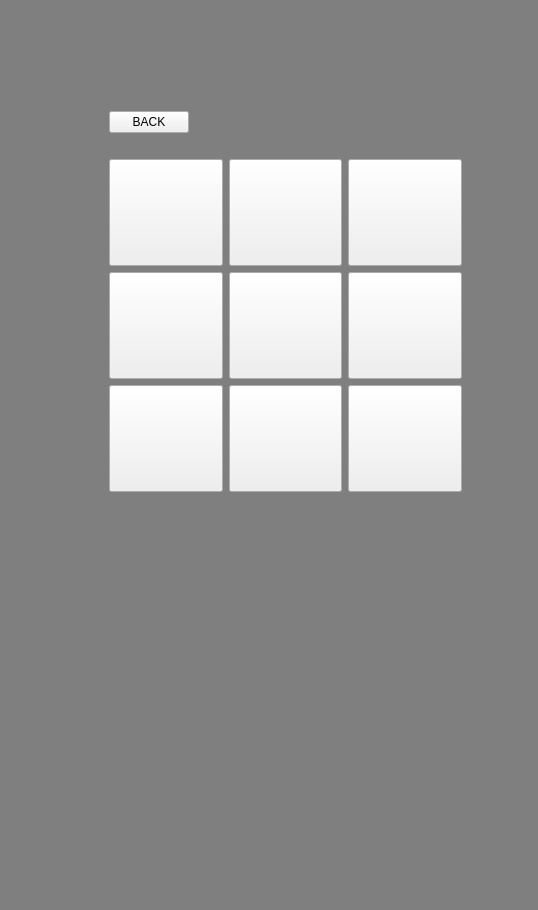
<?xml version="1.0" encoding="UTF-8"?>
<ui version="4.0">
 <class>DialogPop</class>
 <widget class="QWidget" name="DialogPop">
  <property name="geometry">
   <rect>
    <x>0</x>
    <y>0</y>
    <width>538</width>
    <height>910</height>
   </rect>
  </property>
  <property name="windowTitle">
   <string>Form</string>
  </property>
  <layout class="QGridLayout" name="gridLayout">
   <property name="leftMargin">
    <number>0</number>
   </property>
   <property name="topMargin">
    <number>0</number>
   </property>
   <property name="rightMargin">
    <number>0</number>
   </property>
   <property name="bottomMargin">
    <number>0</number>
   </property>
   <property name="spacing">
    <number>0</number>
   </property>
   <item row="0" column="0">
    <widget class="WidgetBg" name="wPopBg" native="true">
     <property name="minimumSize">
      <size>
       <width>0</width>
       <height>0</height>
      </size>
     </property>
     <property name="maximumSize">
      <size>
       <width>1920</width>
       <height>1920</height>
      </size>
     </property>
     <property name="styleSheet">
      <string notr="true">QWidget#wPopBg{background-color: rgba(0, 0, 0, 120);}</string>
     </property>
     <widget class="QWidget" name="widget" native="true">
      <property name="geometry">
       <rect>
        <x>100</x>
        <y>100</y>
        <width>371</width>
        <height>401</height>
       </rect>
      </property>
      <layout class="QVBoxLayout" name="verticalLayout">
       <item>
        <widget class="QWidget" name="widget_2" native="true">
         <property name="sizePolicy">
          <sizepolicy hsizetype="Preferred" vsizetype="Fixed">
           <horstretch>0</horstretch>
           <verstretch>0</verstretch>
          </sizepolicy>
         </property>
         <property name="minimumSize">
          <size>
           <width>0</width>
           <height>44</height>
          </size>
         </property>
         <layout class="QGridLayout" name="gridLayout_3">
          <item row="0" column="0">
           <widget class="QPushButton" name="btnBack">
            <property name="maximumSize">
             <size>
              <width>80</width>
              <height>16777215</height>
             </size>
            </property>
            <property name="text">
             <string>BACK</string>
            </property>
           </widget>
          </item>
          <item row="0" column="1">
           <spacer name="horizontalSpacer">
            <property name="orientation">
             <enum>Qt::Horizontal</enum>
            </property>
            <property name="sizeHint" stdset="0">
             <size>
              <width>40</width>
              <height>20</height>
             </size>
            </property>
           </spacer>
          </item>
         </layout>
        </widget>
       </item>
       <item>
        <widget class="QStackedWidget" name="stackedWidget">
         <widget class="QWidget" name="pagePicRun">
          <layout class="QGridLayout" name="gridLayout_2">
           <item row="1" column="2">
            <widget class="QPushButton" name="btn5">
             <property name="sizePolicy">
              <sizepolicy hsizetype="Minimum" vsizetype="Minimum">
               <horstretch>0</horstretch>
               <verstretch>0</verstretch>
              </sizepolicy>
             </property>
             <property name="text">
              <string/>
             </property>
            </widget>
           </item>
           <item row="0" column="2">
            <widget class="QPushButton" name="btn2">
             <property name="sizePolicy">
              <sizepolicy hsizetype="Minimum" vsizetype="Minimum">
               <horstretch>0</horstretch>
               <verstretch>0</verstretch>
              </sizepolicy>
             </property>
             <property name="text">
              <string/>
             </property>
            </widget>
           </item>
           <item row="2" column="1">
            <widget class="QPushButton" name="btn7">
             <property name="sizePolicy">
              <sizepolicy hsizetype="Minimum" vsizetype="Minimum">
               <horstretch>0</horstretch>
               <verstretch>0</verstretch>
              </sizepolicy>
             </property>
             <property name="text">
              <string/>
             </property>
            </widget>
           </item>
           <item row="1" column="1">
            <widget class="QPushButton" name="btn4">
             <property name="sizePolicy">
              <sizepolicy hsizetype="Minimum" vsizetype="Minimum">
               <horstretch>0</horstretch>
               <verstretch>0</verstretch>
              </sizepolicy>
             </property>
             <property name="text">
              <string/>
             </property>
            </widget>
           </item>
           <item row="0" column="1">
            <widget class="QPushButton" name="btn1">
             <property name="sizePolicy">
              <sizepolicy hsizetype="Minimum" vsizetype="Minimum">
               <horstretch>0</horstretch>
               <verstretch>0</verstretch>
              </sizepolicy>
             </property>
             <property name="text">
              <string/>
             </property>
            </widget>
           </item>
           <item row="2" column="0">
            <widget class="QPushButton" name="btn6">
             <property name="sizePolicy">
              <sizepolicy hsizetype="Minimum" vsizetype="Minimum">
               <horstretch>0</horstretch>
               <verstretch>0</verstretch>
              </sizepolicy>
             </property>
             <property name="text">
              <string/>
             </property>
            </widget>
           </item>
           <item row="0" column="0">
            <widget class="QPushButton" name="btn0">
             <property name="sizePolicy">
              <sizepolicy hsizetype="Minimum" vsizetype="Minimum">
               <horstretch>0</horstretch>
               <verstretch>0</verstretch>
              </sizepolicy>
             </property>
             <property name="text">
              <string/>
             </property>
            </widget>
           </item>
           <item row="1" column="0">
            <widget class="QPushButton" name="btn3">
             <property name="sizePolicy">
              <sizepolicy hsizetype="Minimum" vsizetype="Minimum">
               <horstretch>0</horstretch>
               <verstretch>0</verstretch>
              </sizepolicy>
             </property>
             <property name="text">
              <string/>
             </property>
            </widget>
           </item>
           <item row="2" column="2">
            <widget class="QPushButton" name="btn8">
             <property name="sizePolicy">
              <sizepolicy hsizetype="Minimum" vsizetype="Minimum">
               <horstretch>0</horstretch>
               <verstretch>0</verstretch>
              </sizepolicy>
             </property>
             <property name="text">
              <string/>
             </property>
            </widget>
           </item>
          </layout>
         </widget>
         <widget class="QWidget" name="pageShowPic">
          <layout class="QGridLayout" name="gridLayout_4">
           <item row="0" column="0">
            <widget class="QLabel" name="lbPic">
             <property name="text">
              <string/>
             </property>
            </widget>
           </item>
          </layout>
         </widget>
         <widget class="QWidget" name="pageWeb">
          <layout class="QGridLayout" name="gridLayout_6">
           <item row="0" column="0">
            <widget class="ItemWebView" name="wWeb" native="true"/>
           </item>
          </layout>
         </widget>
         <widget class="QWidget" name="pageQr">
          <layout class="QGridLayout" name="gridLayout_5">
           <property name="leftMargin">
            <number>0</number>
           </property>
           <property name="topMargin">
            <number>0</number>
           </property>
           <property name="rightMargin">
            <number>0</number>
           </property>
           <property name="bottomMargin">
            <number>0</number>
           </property>
           <item row="0" column="0">
            <widget class="QLabel" name="lbQr">
             <property name="text">
              <string/>
             </property>
            </widget>
           </item>
          </layout>
         </widget>
        </widget>
       </item>
      </layout>
     </widget>
    </widget>
   </item>
  </layout>
 </widget>
 <customwidgets>
  <customwidget>
   <class>WidgetBg</class>
   <extends>QWidget</extends>
   <header>DialogPop.h</header>
   <container>1</container>
  </customwidget>
  <customwidget>
   <class>ItemWebView</class>
   <extends>QWidget</extends>
   <header>ItemWebView.h</header>
   <container>1</container>
  </customwidget>
 </customwidgets>
 <resources/>
 <connections/>
</ui>
